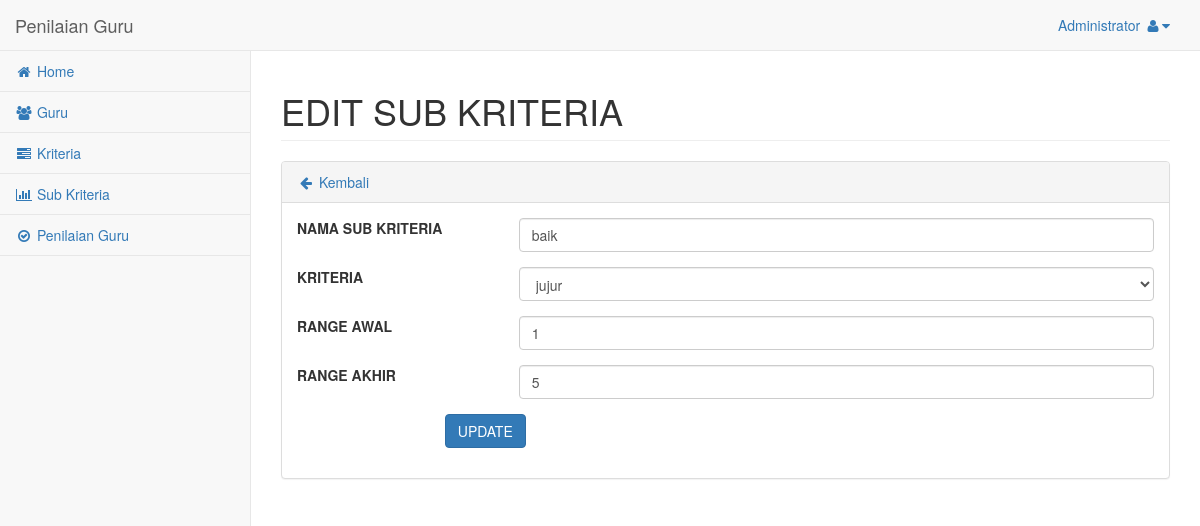
The app's page /admin/subkriteria_edit.php?id=subk-01 (signed in), older data.
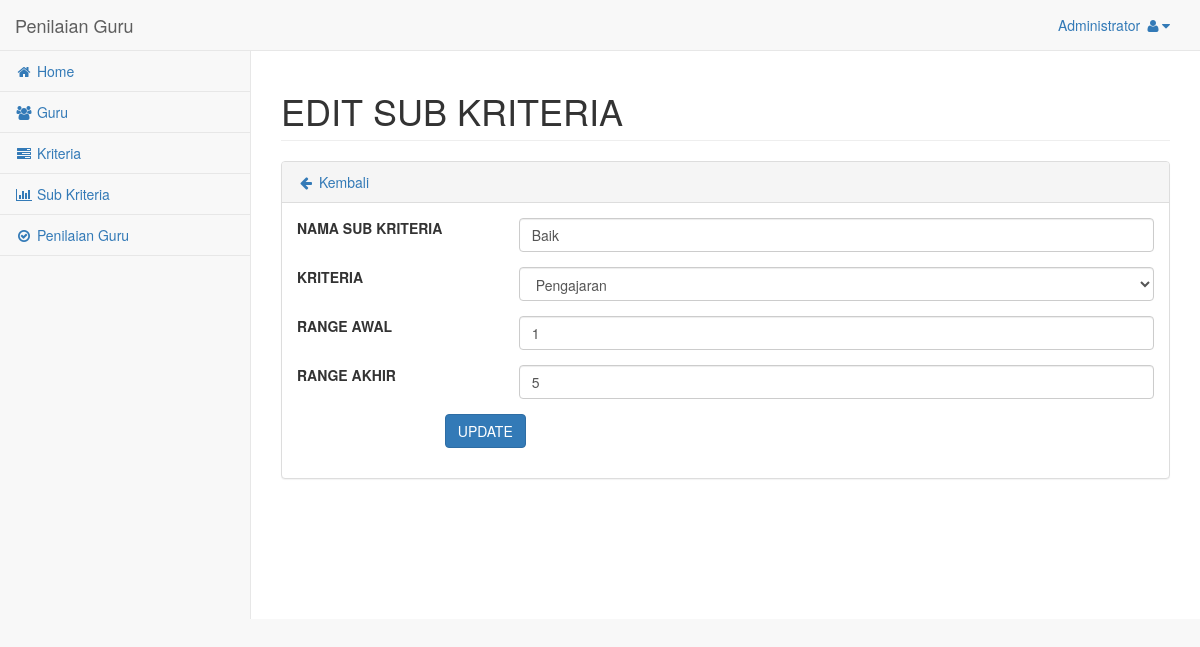
The same page, newer data.
### tables this page shows
CREATE TABLE `subkriteria` (
  `kd_subkriteria` varchar(20) NOT NULL,
  `kd_kriteria` varchar(20) NOT NULL,
  `nm_subkriteria` varchar(255) NOT NULL,
  `rn_awal` int(11) NOT NULL,
  `rn_akhir` int(11) NOT NULL
);

### admin/subkriteria_edit.php (the view, shortened to what this page needs)
<!DOCTYPE html>
<html lang="en">
  <head>
    <?php
      include 'header.php';
    ?>
  </head>
  <body>
    <div id="wrapper">
      <?php
        include 'navbar.php';
      ?>
      <div id="page-wrapper">
        <div class="row">
          <div class="col-lg-12">
            <h1 class="page-header">EDIT SUB KRITERIA</h1>
          </div>
        </div>
      <div class="row">
        <div class="col-lg-12">
          <div class="panel panel-default">
            <div class="panel-heading">
              <a href="subkriteria.php"><i class="fa fa-arrow-left fa-fw"></i> Kembali</a>
            </div>
            <?php
              include 'koneksi.php';
              $kd_subkriteria	= $_GET['id'];
              $query            = mysqli_query($koneksi, "SELECT * FROM subkriteria WHERE kd_subkriteria='$kd_subkriteria'");
              $tampil           = mysqli_fetch_array($query);
            ?>
            <div class="panel-body">
              <div class="row">
                <div class="col-lg-12">
                  <form action="" method="POST" enctype="multipart/form-data" class="form-horizontal">
                    <div class="form-group">
                      <label class="col-md-3 form-control-label" for="text-input">NAMA SUB KRITERIA</label>
                      <div class="col-md-9">
                        <input type="text" id="text-input" name="nm_subkriteria" class="form-control" value="<?php echo $tampil['nm_subkriteria']; ?>" required>
                      </div>
                    </div>
                    <div class="form-group">
                      <label class="col-lg-3 form-control-label" for="text-input">KRITERIA</label>
                      <div class="col-lg-9">
                        <select input type="text" name="kriteria" class="form-control">
                           <?php
                           $result1 = mysqli_query($koneksi,"SELECT kd_kriteria, nm_kriteria FROM kriteria");
                           while($row1 = mysqli_fetch_array($result1)):;?>
                              <option value="<?php echo $row1['kd_kriteria'];?>"><?php echo $row1['nm_kriteria'];?></option>
                           <?php endwhile;?>
                        </select>
                      </div>
                    </div>
                    <div class="form-group">
                      <label class="col-md-3 form-control-label" for="text-input">RANGE AWAL</label>
                      <div class="col-md-9">
                        <input type="text" id="text-input" name="rn_awal" class="form-control" value="<?php echo $tampil['rn_awal']; ?>" required>
                      </div>
                    </div>
                    <div class="form-group">
                      <label class="col-md-3 form-control-label" for="text-input">RANGE AKHIR</label>
                      <div class="col-md-9">
                        <input type="text" id="text-input" name="rn_akhir" class="form-control" value="<?php echo $tampil['rn_akhir']; ?>" required>
                      </div>
                    </div>
                    <div class="form-group row">
                      <label class="col-md-2 form-control-label" for="text-input"></label>
                      <div class="col-md-5">
                        <button type="submit" name="update" class="btn btn-primary">UPDATE</button>
                      </div>
                    </div>
                  </form>
                </div>
              </div>
            </div>
          </div>
        </div>
      </div>
    </div>
  </body>
</html>

Row changes from the older to the newer data that the page shows:
changed subkriteria: nm_subkriteria "baik" → "Baik"
Text that changed along with them:
form field kriteria: "jujur" → "Pengajaran"
